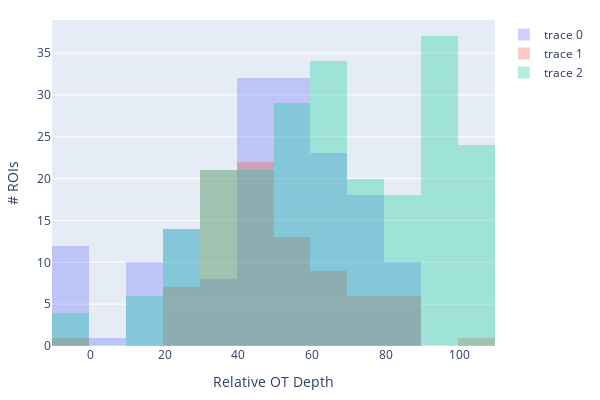

This figure's notebook cell:
### Code cell
import numpy as np
import plotly.graph_objects as go
import os
import pickle 
import pandas as pd

filepath = 'C:/Users/Michael Forsthofer/OneDrive - University of Sussex/BadenLab/2p-imaging/singleplane/St53/'
pkl_files = [f for f in os.listdir(filepath) if f.endswith('.pkl')]

stimuli = ['moving stripes', 'dots_ON', 'dots_OFF', 'loom']

depths = {}
for stim in stimuli:
    depths[stim] = []


fig = go.Figure()

for pkl_file in pkl_files:
    with open(filepath+pkl_file, 'rb') as f:
        extracted_data_loaded = pickle.load(f)
        print(extracted_data_loaded['metadata'])
        for stim in stimuli:
            flattened_list = extracted_data_loaded['depths'][stim]
            if len(flattened_list)>0:
                flattened_list = np.hstack(flattened_list)
            depths[stim].append(flattened_list)
            if stim == 'loom':
                fig.add_trace(go.Histogram(x=flattened_list))

fig.update_layout(barmode='overlay', width=600, height=400,
                  margin=dict(l=20, r=20, t=20, b=20),
                  xaxis_title='Relative OT Depth',
                  yaxis_title='# ROIs')           
fig.update_traces(opacity=0.3)   
fig.show()

### Figure 1 — Plotly figure (JSON) as saved in the notebook; plotly's stock layout.template omitted (floating-point values rounded to 4 significant figures; data arrays with more than 128 entries replaced by an {"elided": "..."} marker saying what was removed)
{"data": [{"opacity": 0.3, "type": "histogram", "x": {"elided": "160 int values"}}, {"opacity": 0.3, "type": "histogram", "x": [38, 37, 29, 39, 63, 43, 39, 41, 43, 48, 34, 49, 25, 51, 29, 30, 75, 44, 57, 52, 33, 42, 45, 63, 41, 49, 39, 42, 45, 71, 52, 37, 41, 20, 83, 75, 74, 29, 27, 43, 50, 35, 30, 47, 20, 41, 81, 88, 38, 64, 80, 62, 49, 35, 57, 31, 33, 33, 48, 65, 55, 81, 55, 45, 39, 77, 55, 34, 65, 44, 58, 36, 52, 64, 85, 37, 30, 58, 66, -1, 63, 43, 101, 59, 49, 78]}, {"opacity": 0.3, "type": "histogram", "x": {"elided": "228 int values"}}], "layout": {"barmode": "overlay", "height": 400, "margin": {"b": 20, "l": 20, "r": 20, "t": 20}, "width": 600, "xaxis": {"title": {"text": "Relative OT Depth"}}, "yaxis": {"title": {"text": "# ROIs"}}}}
